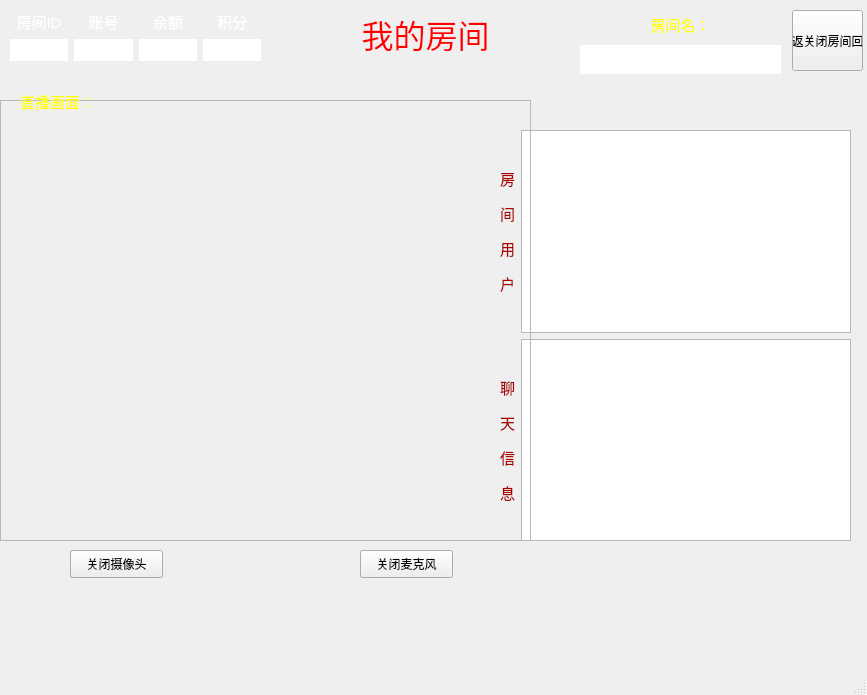
<?xml version="1.0" encoding="UTF-8"?>
<ui version="4.0">
 <class>MyRoom</class>
 <widget class="QMainWindow" name="MyRoom">
  <property name="geometry">
   <rect>
    <x>0</x>
    <y>0</y>
    <width>867</width>
    <height>695</height>
   </rect>
  </property>
  <property name="windowTitle">
   <string>MainWindow</string>
  </property>
  <property name="styleSheet">
   <string notr="true">#centralwidget{border-image: url(:/new/prefix1/back4.jpg);}</string>
  </property>
  <widget class="QWidget" name="centralwidget">
   <widget class="QLabel" name="label">
    <property name="geometry">
     <rect>
      <x>330</x>
      <y>10</y>
      <width>191</width>
      <height>41</height>
     </rect>
    </property>
    <property name="text">
     <string>&lt;html&gt;&lt;head/&gt;&lt;body&gt;&lt;p align=&quot;center&quot;&gt;&lt;span style=&quot; font-size:24pt; color:#ff0000;&quot;&gt;我的房间&lt;/span&gt;&lt;/p&gt;&lt;/body&gt;&lt;/html&gt;</string>
    </property>
   </widget>
   <widget class="QLabel" name="labelCameraView">
    <property name="geometry">
     <rect>
      <x>20</x>
      <y>126</y>
      <width>471</width>
      <height>411</height>
     </rect>
    </property>
    <property name="styleSheet">
     <string notr="true"/>
    </property>
    <property name="text">
     <string/>
    </property>
   </widget>
   <widget class="QLabel" name="label_8">
    <property name="geometry">
     <rect>
      <x>20</x>
      <y>90</y>
      <width>91</width>
      <height>21</height>
     </rect>
    </property>
    <property name="styleSheet">
     <string notr="true"/>
    </property>
    <property name="text">
     <string>&lt;html&gt;&lt;head/&gt;&lt;body&gt;&lt;p&gt;&lt;span style=&quot; font-size:11pt; color:#ffff00;&quot;&gt;直播画面：&lt;/span&gt;&lt;/p&gt;&lt;/body&gt;&lt;/html&gt;</string>
    </property>
   </widget>
   <widget class="QPushButton" name="btnBack">
    <property name="geometry">
     <rect>
      <x>792</x>
      <y>10</y>
      <width>71</width>
      <height>61</height>
     </rect>
    </property>
    <property name="text">
     <string>返关闭房间回</string>
    </property>
   </widget>
   <widget class="QWidget" name="layoutWidget">
    <property name="geometry">
     <rect>
      <x>10</x>
      <y>10</y>
      <width>251</width>
      <height>51</height>
     </rect>
    </property>
    <layout class="QHBoxLayout" name="horizontalLayout">
     <item>
      <layout class="QVBoxLayout" name="verticalLayout">
       <item>
        <widget class="QLabel" name="label_4">
         <property name="text">
          <string>&lt;html&gt;&lt;head/&gt;&lt;body&gt;&lt;p align=&quot;center&quot;&gt;&lt;span style=&quot; font-size:11pt; color:#ffffff;&quot;&gt;房间ID&lt;/span&gt;&lt;/p&gt;&lt;/body&gt;&lt;/html&gt;</string>
         </property>
        </widget>
       </item>
       <item>
        <widget class="QLabel" name="labelId">
         <property name="styleSheet">
          <string notr="true">background-color: rgb(255, 255, 255);</string>
         </property>
         <property name="text">
          <string/>
         </property>
        </widget>
       </item>
      </layout>
     </item>
     <item>
      <layout class="QVBoxLayout" name="verticalLayout_2">
       <item>
        <widget class="QLabel" name="label_5">
         <property name="text">
          <string>&lt;html&gt;&lt;head/&gt;&lt;body&gt;&lt;p align=&quot;center&quot;&gt;&lt;span style=&quot; font-size:11pt; color:#ffffff;&quot;&gt;账号&lt;/span&gt;&lt;/p&gt;&lt;/body&gt;&lt;/html&gt;</string>
         </property>
        </widget>
       </item>
       <item>
        <widget class="QLabel" name="labelName">
         <property name="styleSheet">
          <string notr="true">background-color: rgb(255, 255, 255);</string>
         </property>
         <property name="text">
          <string/>
         </property>
        </widget>
       </item>
      </layout>
     </item>
     <item>
      <layout class="QVBoxLayout" name="verticalLayout_3">
       <item>
        <widget class="QLabel" name="label_6">
         <property name="text">
          <string>&lt;html&gt;&lt;head/&gt;&lt;body&gt;&lt;p align=&quot;center&quot;&gt;&lt;span style=&quot; font-size:11pt; color:#ffffff;&quot;&gt;余额&lt;/span&gt;&lt;/p&gt;&lt;/body&gt;&lt;/html&gt;</string>
         </property>
        </widget>
       </item>
       <item>
        <widget class="QLabel" name="labelTMoney">
         <property name="styleSheet">
          <string notr="true">background-color: rgb(255, 255, 255);</string>
         </property>
         <property name="text">
          <string/>
         </property>
        </widget>
       </item>
      </layout>
     </item>
     <item>
      <layout class="QVBoxLayout" name="verticalLayout_4">
       <item>
        <widget class="QLabel" name="label_7">
         <property name="text">
          <string>&lt;html&gt;&lt;head/&gt;&lt;body&gt;&lt;p align=&quot;center&quot;&gt;&lt;span style=&quot; font-size:11pt; color:#ffffff;&quot;&gt;积分&lt;/span&gt;&lt;/p&gt;&lt;/body&gt;&lt;/html&gt;</string>
         </property>
        </widget>
       </item>
       <item>
        <widget class="QLabel" name="labelPoint">
         <property name="styleSheet">
          <string notr="true">background-color: rgb(255, 255, 255);</string>
         </property>
         <property name="text">
          <string/>
         </property>
        </widget>
       </item>
      </layout>
     </item>
    </layout>
   </widget>
   <widget class="QWidget" name="layoutWidget">
    <property name="geometry">
     <rect>
      <x>580</x>
      <y>10</y>
      <width>201</width>
      <height>64</height>
     </rect>
    </property>
    <layout class="QVBoxLayout" name="verticalLayout_5">
     <item>
      <widget class="QLabel" name="label_2">
       <property name="text">
        <string>&lt;html&gt;&lt;head/&gt;&lt;body&gt;&lt;p align=&quot;center&quot;&gt;&lt;span style=&quot; font-size:11pt; color:#ffff00;&quot;&gt;房间名：&lt;/span&gt;&lt;/p&gt;&lt;/body&gt;&lt;/html&gt;</string>
       </property>
      </widget>
     </item>
     <item>
      <widget class="QLabel" name="labelRoomName">
       <property name="styleSheet">
        <string notr="true">background-color: rgb(255, 255, 255);</string>
       </property>
       <property name="text">
        <string>&lt;html&gt;&lt;head/&gt;&lt;body&gt;&lt;p align=&quot;center&quot;&gt;&lt;br/&gt;&lt;/p&gt;&lt;/body&gt;&lt;/html&gt;</string>
       </property>
      </widget>
     </item>
    </layout>
   </widget>
   <widget class="QPushButton" name="btnOpenCamera">
    <property name="geometry">
     <rect>
      <x>70</x>
      <y>550</y>
      <width>93</width>
      <height>28</height>
     </rect>
    </property>
    <property name="text">
     <string>开启摄像头</string>
    </property>
   </widget>
   <widget class="QPushButton" name="btnCloseCamera">
    <property name="geometry">
     <rect>
      <x>70</x>
      <y>550</y>
      <width>93</width>
      <height>28</height>
     </rect>
    </property>
    <property name="text">
     <string>关闭摄像头</string>
    </property>
   </widget>
   <widget class="QWidget" name="layoutWidget">
    <property name="geometry">
     <rect>
      <x>500</x>
      <y>130</y>
      <width>351</width>
      <height>411</height>
     </rect>
    </property>
    <layout class="QVBoxLayout" name="verticalLayout_6">
     <item>
      <layout class="QHBoxLayout" name="horizontalLayout_3">
       <item>
        <widget class="QLabel" name="label_3">
         <property name="text">
          <string>&lt;html&gt;&lt;head/&gt;&lt;body&gt;&lt;p align=&quot;center&quot;&gt;&lt;span style=&quot; font-size:11pt; color:#aa0000;&quot;&gt;房&lt;/span&gt;&lt;/p&gt;&lt;p align=&quot;center&quot;&gt;&lt;span style=&quot; font-size:11pt; color:#aa0000;&quot;&gt;间&lt;/span&gt;&lt;/p&gt;&lt;p align=&quot;center&quot;&gt;&lt;span style=&quot; font-size:11pt; color:#aa0000;&quot;&gt;用&lt;/span&gt;&lt;/p&gt;&lt;p align=&quot;center&quot;&gt;&lt;span style=&quot; font-size:11pt; color:#aa0000;&quot;&gt;户&lt;/span&gt;&lt;/p&gt;&lt;/body&gt;&lt;/html&gt;</string>
         </property>
        </widget>
       </item>
       <item>
        <widget class="QListWidget" name="listWidget"/>
       </item>
      </layout>
     </item>
     <item>
      <layout class="QHBoxLayout" name="horizontalLayout_2">
       <item>
        <widget class="QLabel" name="label_9">
         <property name="text">
          <string>&lt;html&gt;&lt;head/&gt;&lt;body&gt;&lt;p align=&quot;center&quot;&gt;&lt;span style=&quot; font-size:11pt; color:#aa0000;&quot;&gt;聊&lt;/span&gt;&lt;/p&gt;&lt;p align=&quot;center&quot;&gt;&lt;span style=&quot; font-size:11pt; color:#aa0000;&quot;&gt;天&lt;/span&gt;&lt;/p&gt;&lt;p align=&quot;center&quot;&gt;&lt;span style=&quot; font-size:11pt; color:#aa0000;&quot;&gt;信&lt;/span&gt;&lt;/p&gt;&lt;p align=&quot;center&quot;&gt;&lt;span style=&quot; font-size:11pt; color:#aa0000;&quot;&gt;息&lt;/span&gt;&lt;/p&gt;&lt;/body&gt;&lt;/html&gt;</string>
         </property>
        </widget>
       </item>
       <item>
        <widget class="QTextEdit" name="textEdit"/>
       </item>
      </layout>
     </item>
    </layout>
   </widget>
   <widget class="QFrame" name="frame">
    <property name="geometry">
     <rect>
      <x>0</x>
      <y>100</y>
      <width>531</width>
      <height>441</height>
     </rect>
    </property>
    <property name="frameShape">
     <enum>QFrame::StyledPanel</enum>
    </property>
    <property name="frameShadow">
     <enum>QFrame::Raised</enum>
    </property>
   </widget>
   <widget class="QPushButton" name="btnVoiceOpen">
    <property name="geometry">
     <rect>
      <x>360</x>
      <y>550</y>
      <width>93</width>
      <height>28</height>
     </rect>
    </property>
    <property name="text">
     <string>开启麦克风</string>
    </property>
   </widget>
   <widget class="QPushButton" name="btnVoiceClose">
    <property name="geometry">
     <rect>
      <x>360</x>
      <y>550</y>
      <width>93</width>
      <height>28</height>
     </rect>
    </property>
    <property name="text">
     <string>关闭麦克风</string>
    </property>
   </widget>
   <zorder>labelCameraView</zorder>
   <zorder>frame</zorder>
   <zorder>label</zorder>
   <zorder>label_8</zorder>
   <zorder>btnBack</zorder>
   <zorder>layoutWidget</zorder>
   <zorder>layoutWidget</zorder>
   <zorder>btnOpenCamera</zorder>
   <zorder>btnCloseCamera</zorder>
   <zorder>layoutWidget</zorder>
   <zorder>btnVoiceOpen</zorder>
   <zorder>btnVoiceClose</zorder>
  </widget>
  <widget class="QMenuBar" name="menubar">
   <property name="geometry">
    <rect>
     <x>0</x>
     <y>0</y>
     <width>867</width>
     <height>26</height>
    </rect>
   </property>
  </widget>
  <widget class="QStatusBar" name="statusbar"/>
 </widget>
 <resources/>
 <connections/>
</ui>
